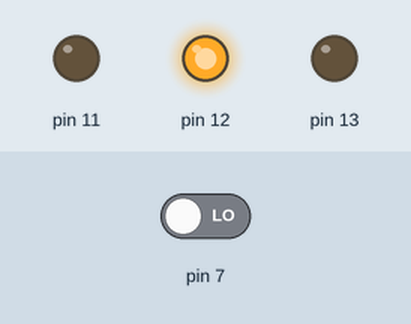
Simulated run of this sketch. Board: Arduino Uno, built with avr-gcc and run on an emulated ATmega328P. Parts: output pins drawn as LEDs (lit = HIGH). The inputs (shaded band) are chosen by the test bench; at power-on: pin 7 LOW.

Above: at 6.8 s.
6.9 s: pin 7 driven HIGH
At 8.7 s:
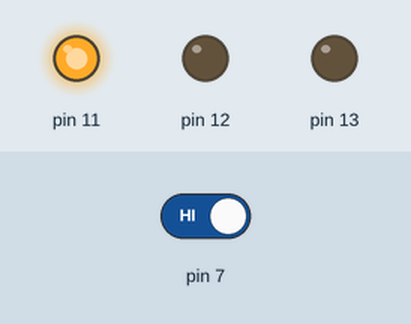
At 10.2 s:
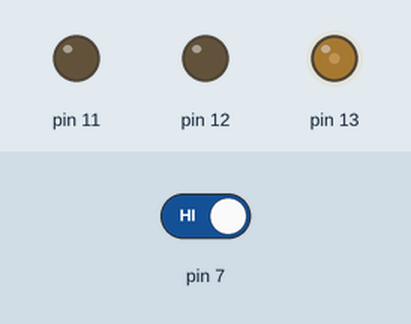
10.8 s: pin 7 driven LOW
At 11.6 s:
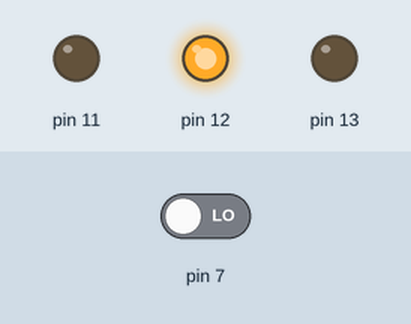
Timing chart, 0 to 20.7 s (numbered marks = the images above; inputs shaded):
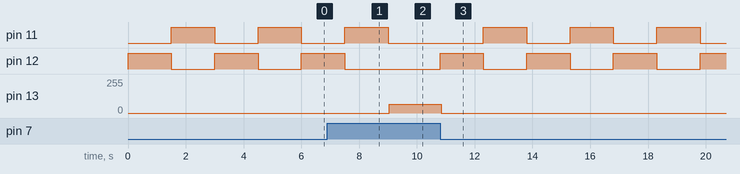

Measured:
- after the input at 6.9 s, pin 12: goes on until 7.5 s, then stays LOW; pin 13: 0/255 → 64/255 after 2.1 s
- after the input at 10.8 s, pin 11: alternates HIGH for 1.5 s and LOW for 1.5 s, starting after 1.5 s; pin 12: alternates HIGH for 1.5 s and LOW for 1.5 s, starting at once; pin 13: 64/255 → 0/255 at once
- by itself, pin 11, pin 12: alternates HIGH for 1.5 s and LOW for 1.5 s

The sketch:

leds-boton.ino
```cpp
// C++ code
//
void setup()
{
  pinMode(13, OUTPUT);
  pinMode(12, OUTPUT);
  pinMode(11, OUTPUT);
  pinMode(7, INPUT);
}

void loop()
{
  if(digitalRead(7)== HIGH){
    digitalWrite(13, HIGH);
    digitalWrite(13, LOW);
  }
  else{
    digitalWrite(12, HIGH);
    delay(1500);
    digitalWrite(12, LOW);
    digitalWrite(11, HIGH);
    delay(1500);
    digitalWrite(11, LOW);
  }
}
```
